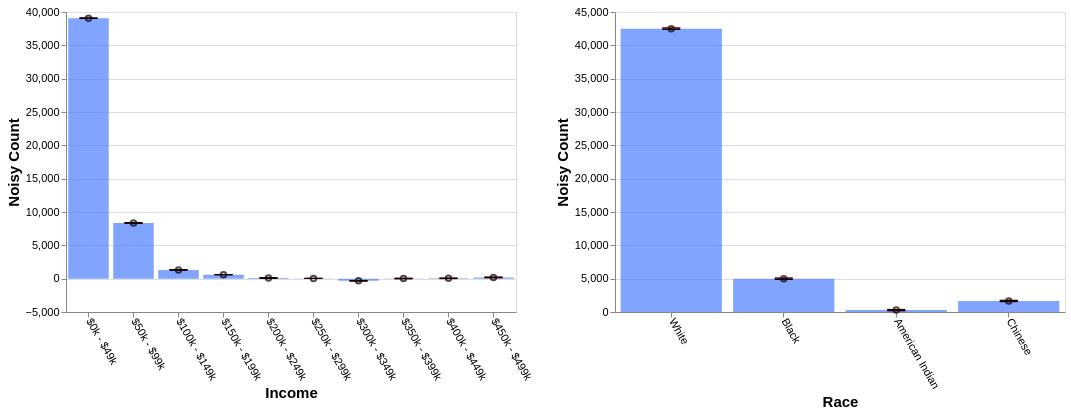

Vega-Lite specification for this chart:
### Vega-Lite specification from a JSON file in a GitHub repository (floating-point values rounded to 4 significant figures)
{"config": {"view": {"continuousWidth": 400, "continuousHeight": 300}, "axis": {"labelFontSize": 11, "titleFontSize": 15}, "axisBottom": {"labelAngle": 60}}, "hconcat": [{"layer": [{"mark": "bar", "encoding": {"color": {"value": "transparent"}, "tooltip": [{"aggregate": "sum", "field": "noisy_count", "title": "noisy count", "type": "quantitative"}, {"aggregate": "sum", "field": "noisy_count_prev", "title": "prev count", "type": "quantitative"}, {"aggregate": "sum", "field": "error", "title": "current error", "type": "quantitative"}, {"aggregate": "sum", "field": "error_prev", "title": "prev error", "type": "quantitative"}], "x": {"field": "income", "sort": null, "title": "Income", "type": "ordinal"}}, "height": 300, "selection": {"selector633": {"type": "interval", "encodings": ["x"]}}, "transform": [{"filter": {"selection": "selector634"}}], "width": 450}, {"mark": {"type": "bar", "color": "gray", "opacity": 0}, "encoding": {"x": {"field": "income", "sort": null, "title": "Income", "type": "ordinal"}, "y": {"aggregate": "sum", "field": "noisy_count_prev", "type": "quantitative"}}, "transform": [{"filter": {"selection": "selector634"}}]}, {"mark": {"type": "bar", "color": "#4C7FFF", "opacity": 0.7}, "encoding": {"x": {"field": "income", "sort": null, "title": "Income", "type": "ordinal"}, "y": {"aggregate": "sum", "field": "noisy_count", "type": "quantitative"}}, "transform": [{"filter": {"selection": "selector634"}}]}, {"mark": {"type": "point", "color": "black", "opacity": 0.7}, "encoding": {"x": {"field": "income", "sort": null, "title": "Income", "type": "ordinal"}, "y": {"aggregate": "sum", "field": "noisy_count", "title": "Noisy Count", "type": "quantitative"}}, "transform": [{"filter": {"selection": "selector634"}}]}, {"mark": {"type": "rule", "color": "#B6B6B6", "size": 2, "strokeDash": [3, 3]}, "encoding": {"x": {"field": "income", "sort": null, "title": "Income", "type": "ordinal"}, "y": {"aggregate": "sum", "field": "plus_error_prev_income", "title": "", "type": "quantitative"}, "y2": {"aggregate": "sum", "field": "minus_error_prev_income", "title": ""}}, "transform": [{"filter": {"selection": "selector634"}}]}, {"mark": {"type": "tick", "color": "#B90000", "size": 0, "strokeDash": [1, 1]}, "encoding": {"x": {"field": "income", "sort": null, "title": "Income", "type": "ordinal"}, "y": {"aggregate": "sum", "field": "plus_error_prev_income", "type": "quantitative"}}, "transform": [{"filter": {"selection": "selector634"}}]}, {"mark": {"type": "tick", "color": "#B90000", "size": 0, "strokeDash": [3, 1]}, "encoding": {"x": {"field": "income", "sort": null, "title": "Income", "type": "ordinal"}, "y": {"aggregate": "sum", "field": "minus_error_prev_income", "type": "quantitative"}}, "transform": [{"filter": {"selection": "selector634"}}]}, {"mark": {"type": "rule", "color": "black", "size": 2}, "encoding": {"x": {"field": "income", "sort": null, "title": "Income", "type": "ordinal"}, "y": {"aggregate": "sum", "field": "plus_error", "title": "", "type": "quantitative"}, "y2": {"aggregate": "sum", "field": "minus_error", "title": ""}}, "transform": [{"filter": {"selection": "selector634"}}]}, {"mark": {"type": "tick", "color": "black", "width": 0}, "encoding": {"x": {"field": "income", "sort": null, "title": "Income", "type": "ordinal"}, "y": {"aggregate": "sum", "field": "plus_error", "type": "quantitative"}}, "transform": [{"filter": {"selection": "selector634"}}]}, {"mark": {"type": "tick", "color": "black", "width": 0}, "encoding": {"x": {"field": "income", "sort": null, "title": "Income", "type": "ordinal"}, "y": {"aggregate": "sum", "field": "minus_error", "type": "quantitative"}}, "transform": [{"filter": {"selection": "selector634"}}]}]}, {"layer": [{"mark": "bar", "encoding": {"color": {"value": "transparent"}, "tooltip": [{"aggregate": "sum", "field": "noisy_count", "title": "noisy count", "type": "quantitative"}, {"aggregate": "sum", "field": "noisy_count_prev", "title": "prev count", "type": "quantitative"}, {"aggregate": "sum", "field": "error", "title": "current error", "type": "quantitative"}, {"aggregate": "sum", "field": "error_prev", "title": "prev error", "type": "quantitative"}], "x": {"field": "race", "sort": null, "title": "Race", "type": "ordinal"}}, "height": 300, "selection": {"selector634": {"type": "interval", "encodings": ["x"]}}, "transform": [{"filter": {"selection": "selector633"}}], "width": 450}, {"mark": {"type": "bar", "color": "gray", "opacity": 0}, "encoding": {"x": {"field": "race", "sort": null, "title": "Race", "type": "ordinal"}, "y": {"aggregate": "sum", "field": "noisy_count_prev", "type": "quantitative"}}, "transform": [{"filter": {"selection": "selector633"}}]}, {"mark": {"type": "bar", "color": "#4C7FFF", "opacity": 0.7}, "encoding": {"x": {"field": "race", "sort": null, "title": "Race", "type": "ordinal"}, "y": {"aggregate": "sum", "field": "noisy_count", "type": "quantitative"}}, "transform": [{"filter": {"selection": "selector633"}}]}, {"mark": {"type": "point", "color": "black", "opacity": 0.7}, "encoding": {"x": {"field": "race", "sort": null, "title": "Race", "type": "ordinal"}, "y": {"aggregate": "sum", "field": "noisy_count", "title": "Noisy Count", "type": "quantitative"}}, "transform": [{"filter": {"selection": "selector633"}}]}, {"mark": {"type": "rule", "color": "#B6B6B6", "size": 2, "strokeDash": [3, 3]}, "encoding": {"x": {"field": "race", "sort": null, "title": "Race", "type": "ordinal"}, "y": {"aggregate": "sum", "field": "plus_error_prev_race", "title": "", "type": "quantitative"}, "y2": {"aggregate": "sum", "field": "minus_error_prev_race", "title": ""}}, "transform": [{"filter": {"selection": "selector633"}}]}, {"mark": {"type": "tick", "color": "#B90000", "size": 0, "strokeDash": [1, 1]}, "encoding": {"x": {"field": "race", "sort": null, "title": "Race", "type": "ordinal"}, "y": {"aggregate": "sum", "field": "plus_error_prev_race", "type": "quantitative"}}, "transform": [{"filter": {"selection": "selector633"}}]}, {"mark": {"type": "tick", "color": "#B90000", "size": 0, "strokeDash": [3, 1]}, "encoding": {"x": {"field": "race", "sort": null, "title": "Race", "type": "ordinal"}, "y": {"aggregate": "sum", "field": "minus_error_prev_race", "type": "quantitative"}}, "transform": [{"filter": {"selection": "selector633"}}]}, {"mark": {"type": "rule", "color": "black", "size": 2}, "encoding": {"x": {"field": "race", "sort": null, "title": "Race", "type": "ordinal"}, "y": {"aggregate": "sum", "field": "plus_error", "title": "", "type": "quantitative"}, "y2": {"aggregate": "sum", "field": "minus_error", "title": ""}}, "transform": [{"filter": {"selection": "selector633"}}]}, {"mark": {"type": "tick", "color": "black", "width": 0}, "encoding": {"x": {"field": "race", "sort": null, "title": "Race", "type": "ordinal"}, "y": {"aggregate": "sum", "field": "plus_error", "type": "quantitative"}}, "transform": [{"filter": {"selection": "selector633"}}]}, {"mark": {"type": "tick", "color": "black", "width": 0}, "encoding": {"x": {"field": "race", "sort": null, "title": "Race", "type": "ordinal"}, "y": {"aggregate": "sum", "field": "minus_error", "type": "quantitative"}}, "transform": [{"filter": {"selection": "selector633"}}]}]}], "data": {"name": "data-94d821acf4f91a5bce039e17da888ee0"}, "$schema": "https://vega.github.io/schema/vega-lite/v4.17.0.json", "datasets": {"data-94d821acf4f91a5bce039e17da888ee0": [{"income": "$0k - $49k", "race": "White", "noisy_count": 33180.0, "true_count": 33160.0, "plus_error": 33190.0, "minus_error": 33180.0, "error": 9.0, "noisy_count_prev": 33180.0, "true_count_prev": 33160.0, "plus_error_prev": 33190.0, "minus_error_prev": 33170.0, "error_prev": 10.0, "plus_error_prev_income": 33190.0, "minus_error_prev_income": 33170.0, "plus_error_prev_race": 33190.0, "minus_error_prev_race": 33170.0}, {"income": "$0k - $49k", "race": "Black", "noisy_count": 4268.0, "true_count": 4314.0, "plus_error": 4277.0, "minus_error": 4259.0, "error": 9.0, "noisy_count_prev": 4270.0, "true_count_prev": 4314.0, "plus_error_prev": 4279.0, "minus_error_prev": 4260.0, "error_prev": 10.0, "plus_error_prev_income": 4282.0, "minus_error_prev_income": 4262.0, "plus_error_prev_race": 4280.0, "minus_error_prev_race": 4260.0}, {"income": "$0k - $49k", "race": "American Indian", "noisy_count": 542.9, "true_count": 489.0, "plus_error": 551.9, "minus_error": 533.9, "error": 9.0, "noisy_count_prev": 539.0, "true_count_prev": 489.0, "plus_error_prev": 549.0, "minus_error_prev": 529.0, "error_prev": 10.0, "plus_error_prev_income": 551.4, "minus_error_prev_income": 531.4, "plus_error_prev_race": 548.8, "minus_error_prev_race": 528.8}, {"income": "$0k - $49k", "race": "Chinese", "noisy_count": 1076.0, "true_count": 992.0, "plus_error": 1085.0, "minus_error": 1067.0, "error": 9.0, "noisy_count_prev": 1072.0, "true_count_prev": 992.0, "plus_error_prev": 1082.0, "minus_error_prev": 1062.0, "error_prev": 10.0, "plus_error_prev_income": 1084.0, "minus_error_prev_income": 1064.0, "plus_error_prev_race": 1082.0, "minus_error_prev_race": 1062.0}, {"income": "$50k - $99k", "race": "White", "noisy_count": 7499.0, "true_count": 7572.0, "plus_error": 7510.0, "minus_error": 7488.0, "error": 11.2, "noisy_count_prev": 7502.0, "true_count_prev": 7572.0, "plus_error_prev": 7514.0, "minus_error_prev": 7489.0, "error_prev": 12.8, "plus_error_prev_income": 7514.0, "minus_error_prev_income": 7488.0, "plus_error_prev_race": 7515.0, "minus_error_prev_race": 7489.0}, {"income": "$50k - $99k", "race": "Black", "noisy_count": 529.7, "true_count": 547.0, "plus_error": 540.9, "minus_error": 518.6, "error": 11.2, "noisy_count_prev": 528.5, "true_count_prev": 547.0, "plus_error_prev": 541.3, "minus_error_prev": 515.7, "error_prev": 12.8, "plus_error_prev_income": 540.6, "minus_error_prev_income": 515.0, "plus_error_prev_race": 542.1, "minus_error_prev_race": 516.5}, {"income": "$50k - $99k", "race": "American Indian", "noisy_count": -13.3, "true_count": 64.0, "plus_error": -2.1, "minus_error": -24.5, "error": 11.2, "noisy_count_prev": -10.6, "true_count_prev": 64.0, "plus_error_prev": 2.1, "minus_error_prev": -23.4, "error_prev": 12.8, "plus_error_prev_income": 1.4, "minus_error_prev_income": -24.1, "plus_error_prev_race": 1.88, "minus_error_prev_race": -23.62}, {"income": "$50k - $99k", "race": "Chinese", "noisy_count": 340.5, "true_count": 344.0, "plus_error": 351.7, "minus_error": 329.4, "error": 11.2, "noisy_count_prev": 339.5, "true_count_prev": 344.0, "plus_error_prev": 352.3, "minus_error_prev": 326.8, "error_prev": 12.8, "plus_error_prev_income": 351.6, "minus_error_prev_income": 326.1, "plus_error_prev_race": 352.7, "minus_error_prev_race": 327.2}, {"income": "$100k - $149k", "race": "White", "noisy_count": 1071.0, "true_count": 1036.0, "plus_error": 1082.0, "minus_error": 1060.0, "error": 11.2, "noisy_count_prev": 1065.0, "true_count_prev": 1036.0, "plus_error_prev": 1078.0, "minus_error_prev": 1053.0, "error_prev": 12.8, "plus_error_prev_income": 1080.0, "minus_error_prev_income": 1054.0, "plus_error_prev_race": 1079.0, "minus_error_prev_race": 1053.0}, {"income": "$100k - $149k", "race": "Black", "noisy_count": 3.2, "true_count": 45.0, "plus_error": 14.4, "minus_error": -7.9, "error": 11.2, "noisy_count_prev": 5.7, "true_count_prev": 45.0, "plus_error_prev": 18.5, "minus_error_prev": -7.0, "error_prev": 12.8, "plus_error_prev_income": 19.95, "minus_error_prev_income": -5.55, "plus_error_prev_race": 19.27, "minus_error_prev_race": -6.23}, {"income": "$100k - $149k", "race": "American Indian", "noisy_count": 74.4, "true_count": 4.0, "plus_error": 85.6, "minus_error": 63.3, "error": 11.2, "noisy_count_prev": 72.6, "true_count_prev": 4.0, "plus_error_prev": 85.4, "minus_error_prev": 59.9, "error_prev": 12.8, "plus_error_prev_income": 86.85, "minus_error_prev_income": 61.35, "plus_error_prev_race": 85.18, "minus_error_prev_race": 59.68}, {"income": "$100k - $149k", "race": "Chinese", "noisy_count": 164.2, "true_count": 64.0, "plus_error": 175.4, "minus_error": 153.0, "error": 11.2, "noisy_count_prev": 163.2, "true_count_prev": 64.0, "plus_error_prev": 176.0, "minus_error_prev": 150.4, "error_prev": 12.8, "plus_error_prev_income": 177.4, "minus_error_prev_income": 151.8, "plus_error_prev_race": 176.4, "minus_error_prev_race": 150.8}, {"income": "$150k - $199k", "race": "White", "noisy_count": 568.6, "true_count": 559.0, "plus_error": 572.7, "minus_error": 564.5, "error": 4.1, "noisy_count_prev": 568.4, "true_count_prev": 559.0, "plus_error_prev": 573.1, "minus_error_prev": 563.7, "error_prev": 4.7, "plus_error_prev_income": 573.2, "minus_error_prev_income": 563.9, "plus_error_prev_race": 573.6, "minus_error_prev_race": 564.2}, {"income": "$150k - $199k", "race": "Black", "noisy_count": -8.3, "true_count": 15.0, "plus_error": -4.2, "minus_error": -12.4, "error": 4.1, "noisy_count_prev": -9.1, "true_count_prev": 15.0, "plus_error_prev": -4.4, "minus_error_prev": -13.9, "error_prev": 4.7, "plus_error_prev_income": -4.25, "minus_error_prev_income": -13.75, "plus_error_prev_race": -3.63, "minus_error_prev_race": -13.13}, {"income": "$150k - $199k", "race": "American Indian", "noisy_count": -1.8, "true_count": 1.0, "plus_error": 2.3, "minus_error": -5.9, "error": 4.1, "noisy_count_prev": -1.0, "true_count_prev": 1.0, "plus_error_prev": 3.7, "minus_error_prev": -5.7, "error_prev": 4.7, "plus_error_prev_income": 3.85, "minus_error_prev_income": -5.55, "plus_error_prev_race": 3.48, "minus_error_prev_race": -5.92}, {"income": "$150k - $199k", "race": "Chinese", "noisy_count": 40.5, "true_count": 34.0, "plus_error": 44.6, "minus_error": 36.4, "error": 4.1, "noisy_count_prev": 40.1, "true_count_prev": 34.0, "plus_error_prev": 44.8, "minus_error_prev": 35.4, "error_prev": 4.7, "plus_error_prev_income": 44.95, "minus_error_prev_income": 35.55, "plus_error_prev_race": 45.16, "minus_error_prev_race": 35.76}, {"income": "$200k - $249k", "race": "White", "noisy_count": 217.3, "true_count": 122.0, "plus_error": 228.5, "minus_error": 206.2, "error": 11.2, "noisy_count_prev": 216.4, "true_count_prev": 122.0, "plus_error_prev": 229.2, "minus_error_prev": 203.7, "error_prev": 12.8, "plus_error_prev_income": 228.3, "minus_error_prev_income": 202.8, "plus_error_prev_race": 229.7, "minus_error_prev_race": 204.2}, {"income": "$200k - $249k", "race": "Black", "noisy_count": -4.1, "true_count": 7.0, "plus_error": 7.1, "minus_error": -15.3, "error": 11.2, "noisy_count_prev": -3.0, "true_count_prev": 7.0, "plus_error_prev": 9.8, "minus_error_prev": -15.8, "error_prev": 12.8, "plus_error_prev_income": 8.9, "minus_error_prev_income": -16.7, "plus_error_prev_race": 10.57, "minus_error_prev_race": -15.03}, {"income": "$200k - $249k", "race": "American Indian", "noisy_count": -39.3, "true_count": 3.0, "plus_error": -28.2, "minus_error": -50.5, "error": 11.2, "noisy_count_prev": -37.7, "true_count_prev": 3.0, "plus_error_prev": -24.9, "minus_error_prev": -50.5, "error_prev": 12.8, "plus_error_prev_income": -25.8, "minus_error_prev_income": -51.4, "plus_error_prev_race": -25.12, "minus_error_prev_race": -50.72}, {"income": "$200k - $249k", "race": "Chinese", "noisy_count": -69.6, "true_count": 5.0, "plus_error": -58.4, "minus_error": -80.8, "error": 11.2, "noisy_count_prev": -67.8, "true_count_prev": 5.0, "plus_error_prev": -55.0, "minus_error_prev": -80.5, "error_prev": 12.8, "plus_error_prev_income": -55.9, "minus_error_prev_income": -81.4, "plus_error_prev_race": -54.64, "minus_error_prev_race": -80.14}, {"income": "$250k - $299k", "race": "White", "noisy_count": 73.3, "true_count": 43.0, "plus_error": 77.3, "minus_error": 69.2, "error": 4.1, "noisy_count_prev": 72.2, "true_count_prev": 43.0, "plus_error_prev": 76.9, "minus_error_prev": 67.5, "error_prev": 4.7, "plus_error_prev_income": 77.28, "minus_error_prev_income": 67.88, "plus_error_prev_race": 77.36, "minus_error_prev_race": 67.96}, {"income": "$250k - $299k", "race": "Black", "noisy_count": 23.6, "true_count": 0.0, "plus_error": 27.6, "minus_error": 19.5, "error": 4.1, "noisy_count_prev": 22.4, "true_count_prev": 0.0, "plus_error_prev": 27.0, "minus_error_prev": 17.7, "error_prev": 4.7, "plus_error_prev_income": 27.38, "minus_error_prev_income": 18.07, "plus_error_prev_race": 27.77, "minus_error_prev_race": 18.47}, {"income": "$250k - $299k", "race": "American Indian", "noisy_count": -49.0, "true_count": 0.0, "plus_error": -45.0, "minus_error": -53.1, "error": 4.1, "noisy_count_prev": -49.1, "true_count_prev": 0.0, "plus_error_prev": -44.5, "minus_error_prev": -53.8, "error_prev": 4.7, "plus_error_prev_income": -44.12, "minus_error_prev_income": -53.42, "plus_error_prev_race": -44.72, "minus_error_prev_race": -54.02}, {"income": "$250k - $299k", "race": "Chinese", "noisy_count": -6.5, "true_count": 3.0, "plus_error": -2.5, "minus_error": -10.6, "error": 4.1, "noisy_count_prev": -5.6, "true_count_prev": 3.0, "plus_error_prev": -0.9, "minus_error_prev": -10.3, "error_prev": 4.7, "plus_error_prev_income": -0.525, "minus_error_prev_income": -9.925, "plus_error_prev_race": -0.54, "minus_error_prev_race": -9.94}, {"income": "$300k - $349k", "race": "White", "noisy_count": -31.6, "true_count": 11.0, "plus_error": -20.4, "minus_error": -42.7, "error": 11.2, "noisy_count_prev": -31.6, "true_count_prev": 11.0, "plus_error_prev": -18.8, "minus_error_prev": -44.4, "error_prev": 12.8, "plus_error_prev_income": -20.55, "minus_error_prev_income": -46.15, "plus_error_prev_race": -18.34, "minus_error_prev_race": -43.94}, {"income": "$300k - $349k", "race": "Black", "noisy_count": -51.0, "true_count": 1.0, "plus_error": -39.8, "minus_error": -62.2, "error": 11.2, "noisy_count_prev": -48.4, "true_count_prev": 1.0, "plus_error_prev": -35.6, "minus_error_prev": -61.2, "error_prev": 12.8, "plus_error_prev_income": -37.35, "minus_error_prev_income": -62.95, "plus_error_prev_race": -34.83, "minus_error_prev_race": -60.43}, {"income": "$300k - $349k", "race": "American Indian", "noisy_count": -162.0, "true_count": 0.0, "plus_error": -150.8, "minus_error": -173.1, "error": 11.2, "noisy_count_prev": -159.1, "true_count_prev": 0.0, "plus_error_prev": -146.3, "minus_error_prev": -171.9, "error_prev": 12.8, "plus_error_prev_income": -148.1, "minus_error_prev_income": -173.7, "plus_error_prev_race": -146.5, "minus_error_prev_race": -172.1}, {"income": "$300k - $349k", "race": "Chinese", "noisy_count": -75.3, "true_count": 0.0, "plus_error": -64.1, "minus_error": -86.5, "error": 11.2, "noisy_count_prev": -73.8, "true_count_prev": 0.0, "plus_error_prev": -61.0, "minus_error_prev": -86.6, "error_prev": 12.8, "plus_error_prev_income": -62.75, "minus_error_prev_income": -88.35, "plus_error_prev_race": -60.64, "minus_error_prev_race": -86.24}, {"income": "$350k - $399k", "race": "White", "noisy_count": 38.4, "true_count": 2.0, "plus_error": 47.3, "minus_error": 29.4, "error": 9.0, "noisy_count_prev": 36.9, "true_count_prev": 2.0, "plus_error_prev": 46.8, "minus_error_prev": 26.9, "error_prev": 10.0, "plus_error_prev_income": 48.35, "minus_error_prev_income": 28.45, "plus_error_prev_race": 47.26, "minus_error_prev_race": 27.36}, {"income": "$350k - $399k", "race": "Black", "noisy_count": -8.6, "true_count": 0.0, "plus_error": 0.4, "minus_error": -17.6, "error": 9.0, "noisy_count_prev": -9.3, "true_count_prev": 0.0, "plus_error_prev": 0.7, "minus_error_prev": -19.3, "error_prev": 10.0, "plus_error_prev_income": 2.25, "minus_error_prev_income": -17.75, "plus_error_prev_race": 1.47, "minus_error_prev_race": -18.53}, {"income": "$350k - $399k", "race": "American Indian", "noisy_count": -5.3, "true_count": 0.0, "plus_error": 3.7, "minus_error": -14.2, "error": 9.0, "noisy_count_prev": -9.8, "true_count_prev": 0.0, "plus_error_prev": 0.1, "minus_error_prev": -19.8, "error_prev": 10.0, "plus_error_prev_income": 1.65, "minus_error_prev_income": -18.25, "plus_error_prev_race": -0.12, "minus_error_prev_race": -20.02}, {"income": "$350k - $399k", "race": "Chinese", "noisy_count": 0.3, "true_count": 0.0, "plus_error": 9.3, "minus_error": -8.7, "error": 9.0, "noisy_count_prev": 0.8, "true_count_prev": 0.0, "plus_error_prev": 10.7, "minus_error_prev": -9.2, "error_prev": 10.0, "plus_error_prev_income": 12.25, "minus_error_prev_income": -7.65, "plus_error_prev_race": 11.06, "minus_error_prev_race": -8.84}, {"income": "$400k - $449k", "race": "White", "noisy_count": -32.7, "true_count": 2.0, "plus_error": -23.7, "minus_error": -41.8, "error": 9.0, "noisy_count_prev": -29.7, "true_count_prev": 2.0, "plus_error_prev": -19.6, "minus_error_prev": -39.7, "error_prev": 10.0, "plus_error_prev_income": -19.53, "minus_error_prev_income": -39.63, "plus_error_prev_race": -19.14, "minus_error_prev_race": -39.24}, {"income": "$400k - $449k", "race": "Black", "noisy_count": 144.5, "true_count": 0.0, "plus_error": 153.5, "minus_error": 135.5, "error": 9.0, "noisy_count_prev": 137.3, "true_count_prev": 0.0, "plus_error_prev": 147.4, "minus_error_prev": 127.3, "error_prev": 10.0, "plus_error_prev_income": 147.5, "minus_error_prev_income": 127.4, "plus_error_prev_race": 148.2, "minus_error_prev_race": 128.1}, {"income": "$400k - $449k", "race": "American Indian", "noisy_count": -89.5, "true_count": 0.0, "plus_error": -80.5, "minus_error": -98.5, "error": 9.0, "noisy_count_prev": -85.7, "true_count_prev": 0.0, "plus_error_prev": -75.7, "minus_error_prev": -95.7, "error_prev": 10.0, "plus_error_prev_income": -75.62, "minus_error_prev_income": -95.62, "plus_error_prev_race": -75.92, "minus_error_prev_race": -95.92}, {"income": "$400k - $449k", "race": "Chinese", "noisy_count": 28.4, "true_count": 0.0, "plus_error": 37.4, "minus_error": 19.4, "error": 9.0, "noisy_count_prev": 28.5, "true_count_prev": 0.0, "plus_error_prev": 38.6, "minus_error_prev": 18.5, "error_prev": 10.0, "plus_error_prev_income": 38.67, "minus_error_prev_income": 18.57, "plus_error_prev_race": 38.96, "minus_error_prev_race": 18.86}, {"income": "$450k - $499k", "race": "White", "noisy_count": -86.9, "true_count": 1.0, "plus_error": -75.7, "minus_error": -98.1, "error": 11.2, "noisy_count_prev": -84.6, "true_count_prev": 1.0, "plus_error_prev": -71.8, "minus_error_prev": -97.4, "error_prev": 12.8, "plus_error_prev_income": -71.0, "minus_error_prev_income": -96.6, "plus_error_prev_race": -71.34, "minus_error_prev_race": -96.94}, {"income": "$450k - $499k", "race": "Black", "noisy_count": 93.4, "true_count": 0.0, "plus_error": 104.6, "minus_error": 82.2, "error": 11.2, "noisy_count_prev": 89.0, "true_count_prev": 0.0, "plus_error_prev": 101.8, "minus_error_prev": 76.2, "error_prev": 12.8, "plus_error_prev_income": 102.6, "minus_error_prev_income": 77.0, "plus_error_prev_race": 102.6, "minus_error_prev_race": 76.97}, {"income": "$450k - $499k", "race": "American Indian", "noisy_count": 28.2, "true_count": 0.0, "plus_error": 39.4, "minus_error": 17.0, "error": 11.2, "noisy_count_prev": 28.9, "true_count_prev": 0.0, "plus_error_prev": 41.7, "minus_error_prev": 16.1, "error_prev": 12.8, "plus_error_prev_income": 42.5, "minus_error_prev_income": 16.9, "plus_error_prev_race": 41.48, "minus_error_prev_race": 15.88}, {"income": "$450k - $499k", "race": "Chinese", "noisy_count": 154.7, "true_count": 0.0, "plus_error": 165.9, "minus_error": 143.5, "error": 11.2, "noisy_count_prev": 152.9, "true_count_prev": 0.0, "plus_error_prev": 165.7, "minus_error_prev": 140.1, "error_prev": 12.8, "plus_error_prev_income": 166.5, "minus_error_prev_income": 140.9, "plus_error_prev_race": 166.1, "minus_error_prev_race": 140.5}]}}
